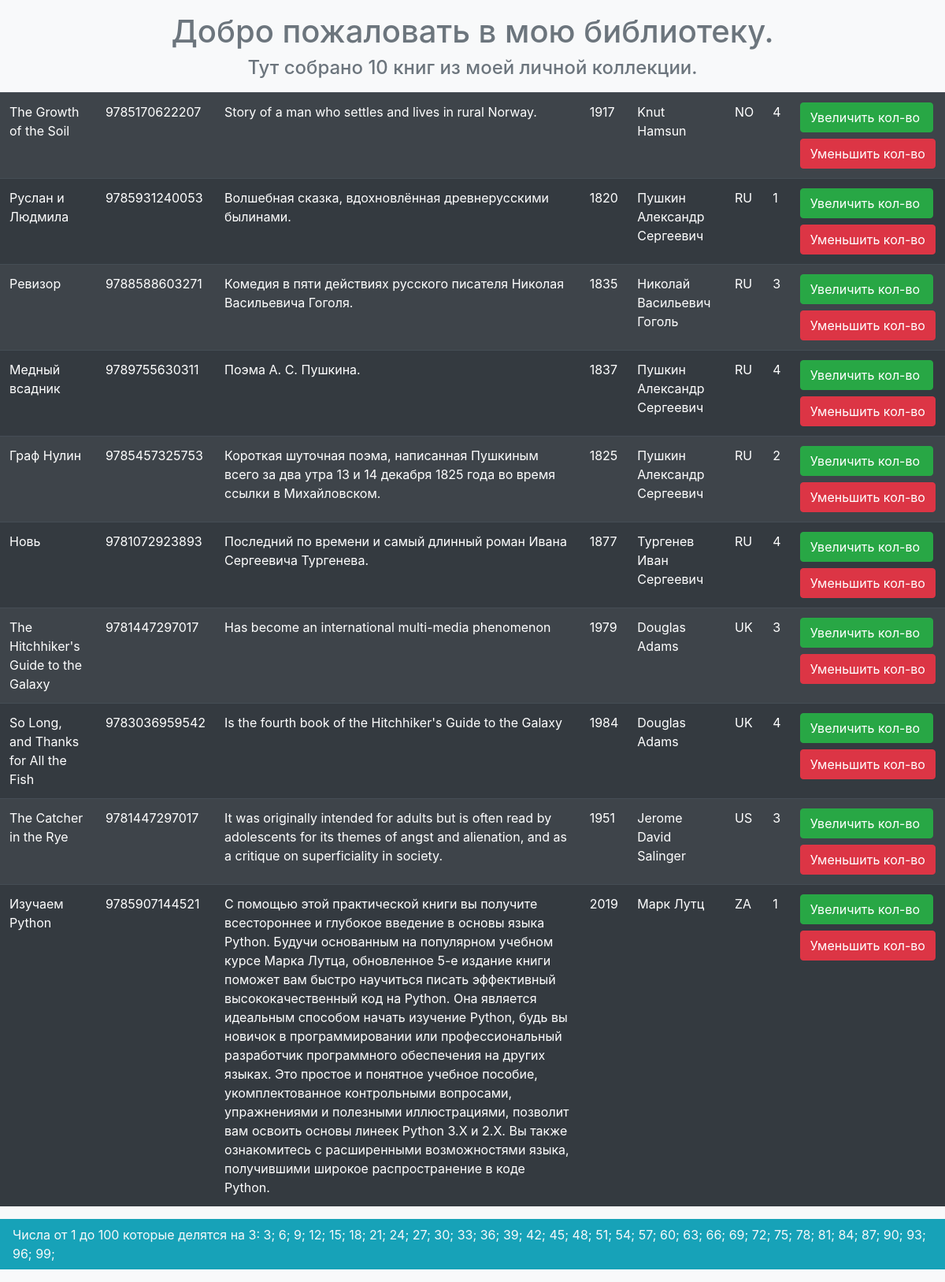
The app's page /index/ with its own data.
### p_library/models.py (models this page shows, shortened)
class Book(models.Model):
    ISBN = models.CharField(max_length=13)
    title = models.TextField()
    description = models.TextField()
    year_release = models.SmallIntegerField()
    author = models.ForeignKey(Author, on_delete=models.CASCADE, related_name="book_author")
    copy_count = models.SmallIntegerField(default=1)
    price = models.DecimalField(max_digits=19, decimal_places=2)
    publisher = models.ForeignKey(Publisher, on_delete = models.CASCADE, null=True, related_name="publisher")

class Author(models.Model):
    full_name = models.TextField()
    birth_year = models.SmallIntegerField()
    country = models.CharField(max_length=2)

### p_library/views.py (the view)
# urls.py: path('index/', views.index),
def index(request):
    template = loader.get_template('index.html')
    books = Book.objects.all()
    biblio_data = {
        "title": "мою библиотеку",
        "books": books,
    }
    return HttpResponse(template.render(biblio_data, request))

### p_library/templates/index.html (shortened to what this page needs)
<!DOCTYPE html>
<html lang="en">
<head>
    <link rel="stylesheet" href="https://stackpath.bootstrapcdn.com/bootstrap/4.5.2/css/bootstrap.min.css">
</head>
<body class="bg-light">
    <h1 class="text-center text-secondary mt-3">Добро пожаловать в {{ title }}.</h1>
    <h4 class="text-center text-secondary mt-2 mb-3">Тут собрано {{ books|length }} книг из моей личной коллекции.</h4>
    <table  class="table table-striped table-dark">
        <tbody>
            {% for book in books %}
            <tr>
                <td>{{ book.title }}</td>
                <td>{{ book.ISBN }}</td>
                <td>{{ book.description }}</td>
                <td>{{ book.year_release }}</td>
                <td>{{ book.author.full_name }}</td>
                <td>{{ book.author.country }}</td>
                <td>{{ book.copy_count }}</td>
                <td>
                    <form action="/index/book_increment/" method="post" enctype="multipart/form-data">
                        <input class="btn btn-success pr-3 mb-2" type="submit" value="Увеличить кол-во" />
                    </form>
                    <form action="/index/book_decrement/" method="post" enctype="multipart/form-data">
                        <input class="btn btn-danger" type="submit" value="Уменьшить кол-во" />
                    </form>
                </td>
            </tr>
        {% endfor %}
        </tbody>
    </table>
    <div class="pl-3 pt-2 pb-2 mb-3 bg-info text-light"> Числа от 1 до 100 которые делятся на 3:
        {% for i in "x"|rjust:"100" %}
            {% if forloop.counter|divisibleby:"3" %}
              {{ forloop.counter }};
            {% endif %}
        {% endfor %}
    </div>
</body>
</html>

### records on screen
Book: title "The Growth of the Soil", ISBN "9785170622207", description "Story of a man who settles and lives in rural Norway.", year_release "1917", author.full_name "Knut Hamsun", author.country "NO", copy_count "4"
Book: title "Руслан и Людмила", ISBN "9785931240053", description "Волшебная сказка, вдохновлённая древнерусскими былинами.", year_release "1820", author.full_name "Пушкин Александр Сергеевич", author.country "RU", copy_count "1"
Book: title "Ревизор", ISBN "9788588603271", description "Комедия в пяти действиях русского писателя Николая Васильевича Гоголя.", year_release "1835", author.full_name "Николай Васильевич Гоголь", author.country "RU", copy_count "3"
Book: title "Медный всадник", ISBN "9789755630311", description "Поэма А. С. Пушкина.", year_release "1837", author.full_name "Пушкин Александр Сергеевич", author.country "RU", copy_count "4"
Book: title "Граф Нулин", ISBN "9785457325753", description "Короткая шуточная поэма, написанная Пушкиным всего за два утра 13 и 14 декабря 1825 года во время ссылки в Михайловском.", year_release "1825", author.full_name "Пушкин Александр Сергеевич", author.country "RU", copy_count "2"
Book: title "Новь", ISBN "9781072923893", description "Последний по времени и самый длинный роман Ивана Сергеевича Тургенева.", year_release "1877", author.full_name "Тургенев Иван Сергеевич", author.country "RU", copy_count "4"
Book: title "The Hitchhiker's Guide to the Galaxy", ISBN "9781447297017", description "Has become an international multi-media phenomenon", year_release "1979", author.full_name "Douglas Adams", author.country "UK", copy_count "3"
Book: title "So Long, and Thanks for All the Fish", ISBN "9783036959542", description "Is the fourth book of the Hitchhiker's Guide to the Galaxy", year_release "1984", author.full_name "Douglas Adams", author.country "UK", copy_count "4"
Book: title "The Catcher in the Rye", ISBN "9781447297017", description "It was originally intended for adults but is often read by adolescents for its themes of angst and alienation, and as a critique on superficiality in society.", year_release "1951", author.full_name "Jerome David Salinger", author.country "US", copy_count "3"
Book: title "Изучаем Python", ISBN "9785907144521", description "С помощью этой практической книги вы получите всестороннее и глубокое введение в основы языка Python. Будучи основанным на популярном учебном курсе Марка Лутца, обновленное 5-е издание книги поможет вам быстро научиться писать эффективный высококачественный код на Python. Она является идеальным способом начать изучение Python, будь вы новичок в программировании или профессиональный разработчик программного обеспечения на других языках. Это простое и понятное учебное пособие, укомплектованное контрольными вопросами, упражнениями и полезными иллюстрациями, позволит вам освоить основы линеек Python 3.X и 2.X. Вы также ознакомитесь с расширенными возможностями языка, получившими широкое…", year_release "2019", author.full_name "Марк Лутц", author.country "ZA", copy_count "1"

### other values on screen
{{ title }} "мою библиотеку"
{{ books|length }} "10"
